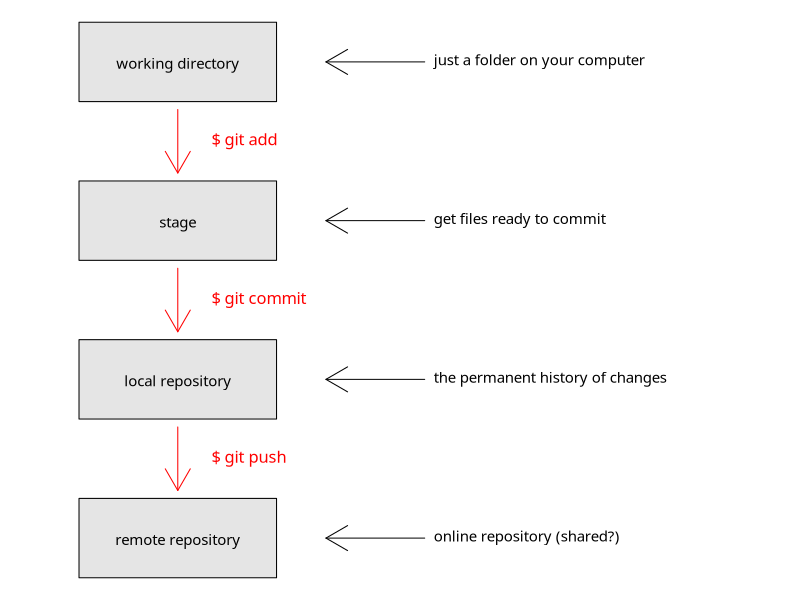

Write the R code that produced this figure.
## ---- chunk 1
plot.info  <-  function(y, text1, text2, text3, final.arrows) {
    polygon(c(1,5,5,1), c(y,y,y+1,y+1), col='grey90')
    text(3,y+0.3,text1,pos=3)
    arrows(8,y+0.5,6,y+0.5)
    text(8,y+0.5,text2,pos=4)
    if(final.arrows) {
        arrows(3,y-0.1,3,y-0.9, col='red')
        text(3.5,y-0.5,text3,pos=4,cex=1.1,col='red')
    }
}

chart.info  <-  list(c(9,'working directory','just a folder on your computer','$ git add',TRUE), 
                     c(7,'stage','get files ready to commit','$ git commit',TRUE),
                     c(5,'local repository','the permanent history of changes','$ git push',TRUE),
                     c(3,'remote repository','online repository (shared?)','',FALSE))

par(family='Monaco', mar=c(0,0,0,0), cex=0.9)
plot(0, 0, type='n', xlim=c(0,15), ylim=c(3,10),  ylab='', xlab='', axes=FALSE)
x<-sapply(chart.info, function(x){plot.info(as.numeric(x[1]),x[2],x[3],x[4],x[5])})

